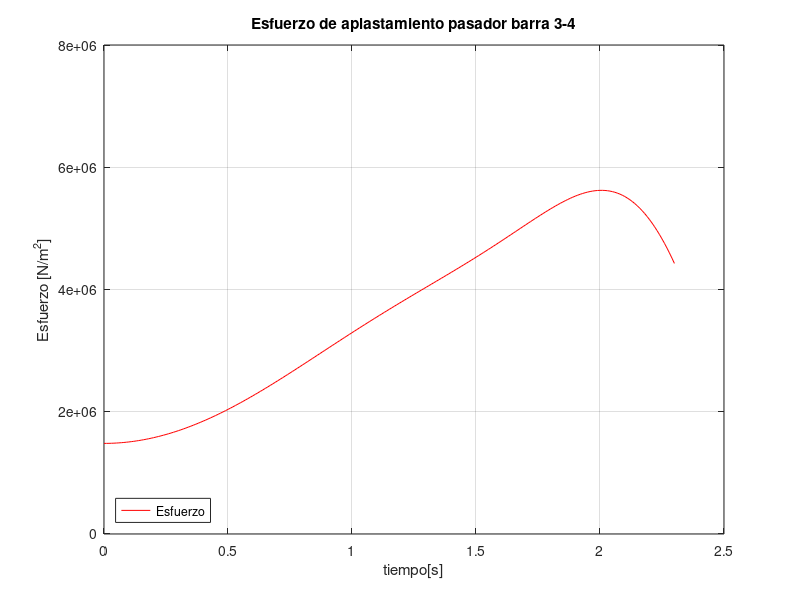
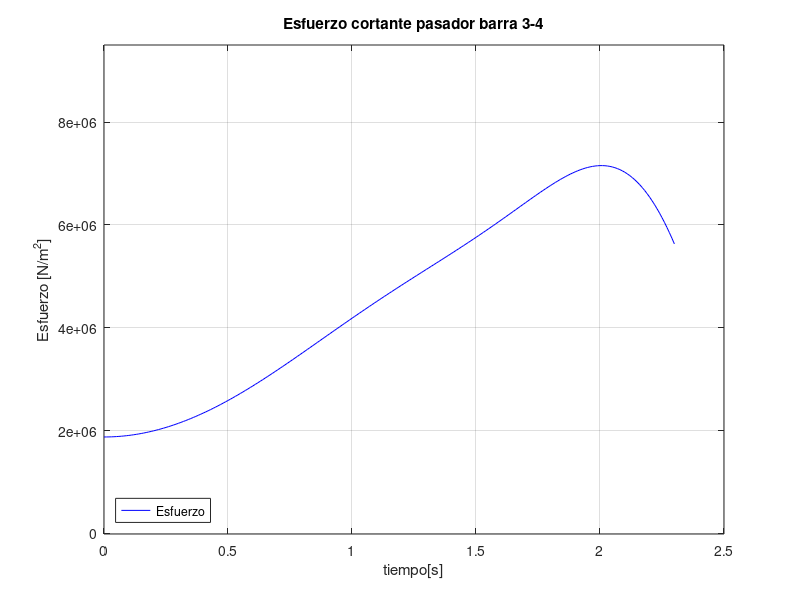
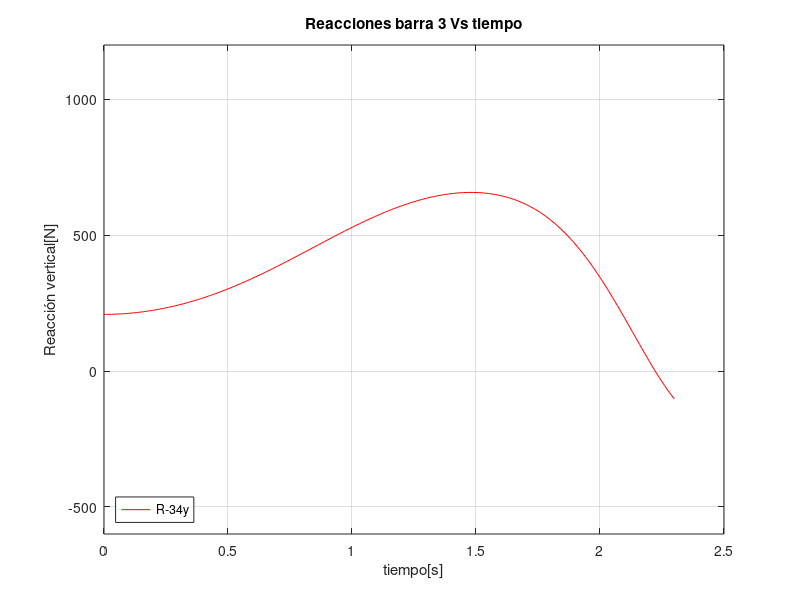
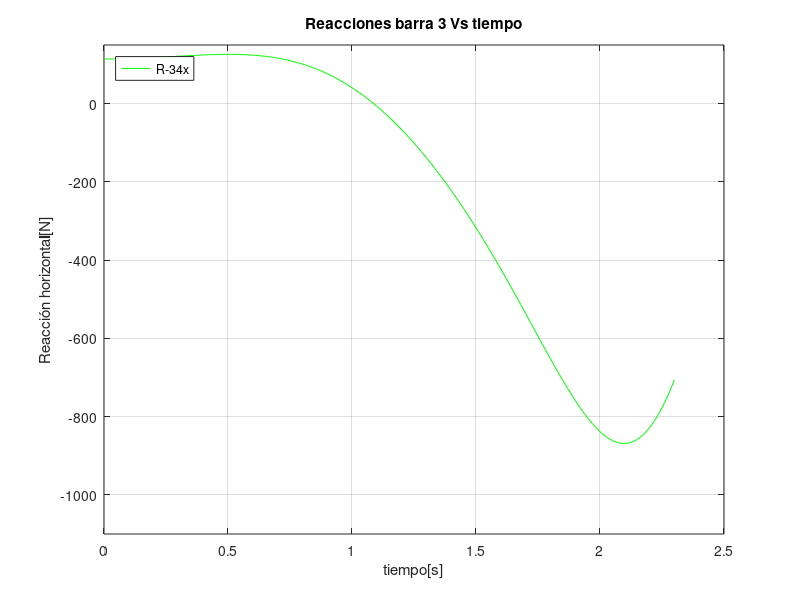

Source code (MATLAB) for these figures, in order:
clear
clc
clf
close all

r1=42;
r3=33;
r4=33;
r7=6;
r8=34;

theta1=0.0;
theta2=deg2rad(67.5);
theta5=deg2rad(112.5);
o2=[0;0];

%GDL1
r20=1;
v20=0;
a20=1;
%GDL2
r50=1;
v50=0;
a50=1;
tiempo = 2.3;

%semilla
q=[0.2; 0.2; 1.7; 2.3; 1.5; 2; 3; 1];
contador=0;
for t=0:0.01:tiempo
    contador=contador+1;
    tol=100;
    iter=0;

    while tol>1e-10 && iter<100
        iter=iter+1;
        Phi=[-r1*cos(theta1)+q(1)*cos(theta2)+r3*cos(q(3))-r4*cos(q(4))-q(2)*cos(theta5);
             -r1*sin(theta1)+q(1)*sin(theta2)+r3*sin(q(3))-r4*sin(q(4))-q(2)*sin(theta5);
             -r1*cos(theta1)+q(1)*cos(theta2)+r3*cos(q(3))+r7*cos(q(7))-r8*cos(q(8))-q(2)*cos(theta5);
             -r1*sin(theta1)+q(1)*sin(theta2)+r3*sin(q(3))+r7*sin(q(7))-r8*sin(q(8))-q(2)*sin(theta5);
              q(1)*cos(theta2)+r3*cos(q(3))+r7*cos(q(7))-q(5)*cos(q(6));
              q(1)*sin(theta2)+r3*sin(q(3))+r7*sin(q(7))-q(5)*sin(q(6));
              q(1)-r20-(v20*t)-(0.5*a20*t^2);
              q(2)-r50-(v50*t)-(0.5*a50*t^2)];
 
          J=[cos(theta2), -cos(theta5),  -r3*sin(q(3)),   r4*sin(q(4)),   0,           0,                0,             0;
             sin(theta2), -sin(theta5),   r3*cos(q(3)),  -r4*cos(q(4)),   0,           0,                0,             0;
             cos(theta2), -cos(theta5),  -r3*sin(q(3)),       0,          0,           0,          -r7*sin(q(7)),   r8*sin(q(8));
             sin(theta2), -sin(theta5),   r3*cos(q(3)),       0,          0,           0,           r7*cos(q(7)),  -r8*cos(q(8));
             cos(theta2),       0,       -r3*sin(q(3)),       0,      -cos(q(6)),  q(5)*sin(q(6))  -r7*sin(q(7)),       0;
             sin(theta2),       0,        r3*cos(q(3)),       0,      -sin(q(6)), -q(5)*cos(q(6))   r7*cos(q(7)),       0;
                 1,             0,             0,             0,          0,           0,                0,             0;
                 0,             1,             0,             0,          0,           0,                0,             0];
        
        qf=-J\Phi+q;
        q=qf;
        tol=norm(Phi);
        %disp(q)
        q_prima = [q(3); q(4); q(7)];
        %disp(q_prima)

    end
    if iter>99
        disp('no hubo convergencia')
        break
    end
    

    posiciones = [rad2deg(q_prima(1)), rad2deg(q_prima(2)), rad2deg(q_prima(3))];

    r7 = 6;
    r3 = 33;
    r4 = 33;
    F_ext = 800;

    A = [0, 1, -cos(90 - posiciones(1)), 0, cos(posiciones(1)), 0;
     1, 0, sin(90 - posiciones(1)), 0, sin(posiciones(1)), 0;
     r3*cos(posiciones(1)), -r3*sin(posiciones(1)), 0, 0, 0, 0;
     0, -1, 0, cos(posiciones(2) - 90), 0, -cos(posiciones(2));
     -1, 0, 0, sin(posiciones(2) - 90), 0, sin(posiciones(2));
     0, 0, 0, r4, 0, 0;
     ];
    b = [0; 0; 0; F_ext; 0; -F_ext*(r7*sin(posiciones(3)))];

    fuerzas = A\b;
    Q(:,contador)= fuerzas;
    
    % % ESFUERZOS
    Area_aplastamiento = ((12.7/1000) * (12.7/1000));
    Area_cortante = pi*((0.0127/2)^2);
    Par = [fuerzas(1), fuerzas(2)];
    Par_resultante = ((fuerzas(1))^(2) + (fuerzas(2))^(2))^(1/2);
    esfuerzo_aplastamiento = Par_resultante / Area_aplastamiento;
    esfuerzo_cortante = Par_resultante / Area_cortante;
    E(:, contador) = esfuerzo_aplastamiento;
    C(:, contador) = esfuerzo_cortante;

   

 
  
end    

 %plot de ESFUERZOS aplastamiento
 figure
 t=[0:0.01:tiempo];
 plot(t,E(1,:),'r')
 axis([0 2.5 -10000 8000000])
 title('Esfuerzo de aplastamiento pasador barra 3-4')
 xlabel('tiempo[s]')
 ylabel('Esfuerzo [N/m^2]')
 legend({'Esfuerzo'},'Location','southwest')
 grid on
  %plot de ESFUERZOS cortante
 figure
 t=[0:0.01:tiempo];
 plot(t,C(1,:),'b')
 axis([0 2.5 -10000 9500000])
 title('Esfuerzo cortante pasador barra 3-4')
 xlabel('tiempo[s]')
 ylabel('Esfuerzo [N/m^2]')
 legend({'Esfuerzo'},'Location','southwest')
 grid on


 %plot de R_34y
 figure
 t=[0:0.01:tiempo];
 plot(t,Q(1,:),'r')
 axis([0 2.5 -600 1200])
 title('Reacciones barra 3 Vs tiempo')
 xlabel('tiempo[s]')
 ylabel('Reacción vertical[N]')
 legend({'R-34y'},'Location','southwest')
 grid on
 
 % plot de R_34x
 figure
 t=[0:0.01:tiempo];
 plot(t,Q(2,:),'g')
 axis([0 2.5 -1100 150])
 title('Reacciones barra 3 Vs tiempo')
 xlabel('tiempo[s]')
 ylabel('Reacción horizontal[N]')
 legend({'R-34x'},'Location','northwest')
 grid on
 
%   % plot de R_p2
 figure
 t=[0:0.01:tiempo];
 plot(t,Q(3,:),'b')
 axis([0 2.5 -1.5*10^(-13) 1.5*10^(-13)])
 title('Reacciones par prismático Vs tiempo')
 xlabel('tiempo[s]')
 ylabel('Reacción perpendicular par P-2[N]')
 legend({'R-p2'},'Location','southwest')
 grid on
%  
  % plot de R_p5
 figure
 t=[0:0.01:tiempo];
 plot(t,Q(4,:),'g')
 axis([0 2.5 -300 300])
 title('Reacciones par prismático Vs tiempo')
 xlabel('tiempo[s]')
 ylabel('Reacción perpendicular par P-5[N]')
 legend({'R-p5'},'Location','southwest')
 grid on
%  

% plot de F_2
 figure
 t=[0:0.01:tiempo];
 plot(t,Q(5,:),'g')
 axis([0 2.5 -1500 500])
 title('Reacciones par prismático Vs tiempo')
 xlabel('tiempo[s]')
 ylabel('Grado de libertad F-2[N]')
 legend({'F-2'},'Location','southwest')
 grid on
%   
  % plot de F_5
 figure
 t=[0:0.01:tiempo];
 plot(t,Q(6,:),'r')
 axis([0 2.5 -500 1500])
 title('Reacciones par prismático F-5 Vs tiempo')
 xlabel('tiempo[s]')
 ylabel('Grado de libertad F-5[N]')
 legend({'F-5'},'Location','southwest')
 grid on
%  
 
 



